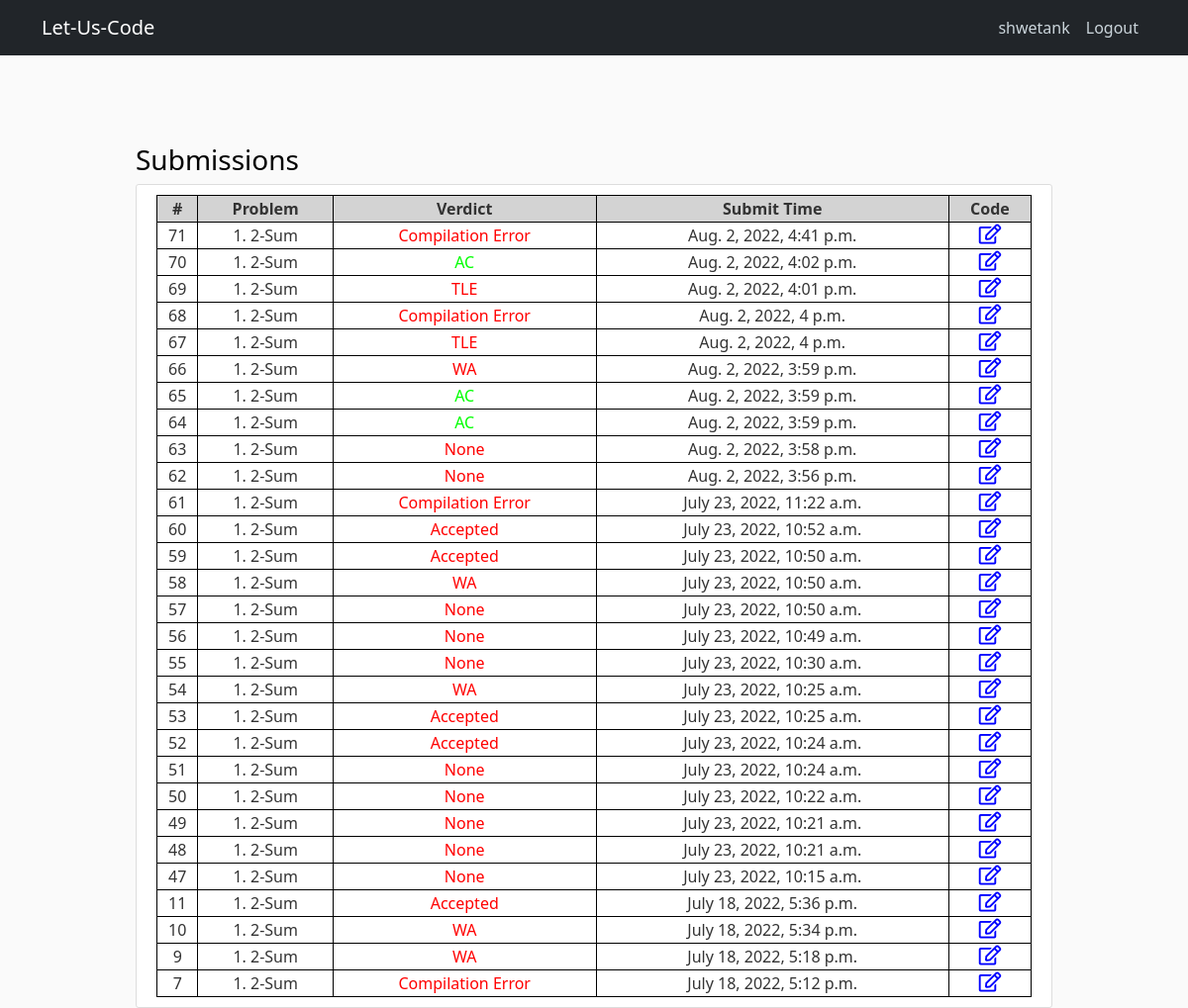
The app's page /problem/1/submission/ (signed in) with its own data.
### judge/models.py (models this page shows, shortened)
class solution(models.Model):
    submitter = models.TextField(null=True)
    curr_problem=models.ForeignKey(problem, on_delete=models.CASCADE, null=True)
    verdict=models.TextField(null=True)
    time_of_submit = models.DateTimeField(auto_now=True)
    code=models.TextField(null=True, blank=True)

class problem(models.Model):
    name=models.TextField()
    statement = models.TextField()
    difficulty=models.TextField()
    time_limit=models.FloatField(null=True)

### judge/views.py (the view)
# urls.py: path('problem/<int:prob_id>/submission/',submit,name='past_submissions'),
@login_required(login_url='user_login')
def submit(request,prob_id):
    obj=problem.objects.get(id=prob_id)
    qs=solution.objects.filter(curr_problem=obj).filter(submitter=request.user.username).order_by('-id')
    if(len(qs)==0):
        template='no_submission.html'
        return render(request,template)
    context= {
        'submissions': qs
    }
    template='submission.html'
    return render(request,template,context)

### judge/templates/submission.html
{% extends "base.html" %}
{% load static %}
{% block content %}
<h3 style="color: black; margin-top: 7%;">Submissions</h3>
<section class="media content-section" style="margin: 0;">
  <table style="table-layout: auto; width: 100%;">
    <tr>
      <th>#</th>
      <th>Problem</th>
      <th>Verdict</th>
      <th>Submit Time</th>
      <th>Code</th>
    </tr>
    {% for sub in submissions %}
      <tr>
        <td>{{ sub.id }}</td>
        <td>{{ sub.curr_problem.id }}. {{  sub.curr_problem.name }}</td>
        <td>
          {% if sub.verdict == 'AC' %}
            <p style="color: rgb(0, 255, 0); margin: 0;">AC</p>
          {% elif sub.verdict == 'Testing' %}
            <p style="color: grey; margin: 0;">Testing</p>
          {% else %}
            <p style="color: red; margin: 0;">
              {% if sub.verdict == 'WA' %}
                WA
              {% elif sub.verdict == 'TLE' %}
                TLE
              {% elif sub.verdict == 'CE' %}
                CE
              {% else %}
                {{sub.verdict}}
              {% endif %}
            </p>
          {% endif %}
        </td>
        <td>{{ sub.time_of_submit }}</td>
        <td>
          <a href=./code/{{sub.id}}>
            <i class='far fa-edit' style='font-size:20px;color:blue'></i>
          </a>
        </td>
      </tr>
    {% endfor %}
  </table>
</section>
{% endblock content %}

### judge/templates/base.html (shortened to what this page needs)
{% load static %}
<!DOCTYPE html>
<html lang="en">
  <head>
    <link href="https://cdn.jsdelivr.net/npm/bootstrap@5.1.0/dist/css/bootstrap.min.css" rel="stylesheet">
    <link rel="stylesheet" type="text/css" href="{% static 'home/main.css' %}">
    <link rel="stylesheet" href="https://cdnjs.cloudflare.com/ajax/libs/font-awesome/5.15.4/css/all.min.css">
  </head>
  <body>
    <header class="site-header">
      <nav class="navbar navbar-expand navbar-dark bg-dark fixed-top">
        <div class="container">
          <a class="navbar-brand" href='/problem'>Let-Us-Code</a>
          <div>
            <div class="navbar-nav">
              {% if user.is_authenticated %}
                <a class="nav-item nav-link" href="">{{ user.username }}</a>
                <a class="nav-item nav-link" href="/user/logout ">Logout</a>
              {% else %}
                <a class="nav-item nav-link" href="/user/login">Login</a>
                <a class="nav-item nav-link" href="/user/register">Register</a>
              {% endif %}
            </div>
          </div>
        </div>
      </nav>
    </header>
      <main role="main" class="container">
        <div class="row">
          <div class="col-md-10 offset-md-1">
            {% block content %}{% endblock %}
          </div>
        </div>
      </main>
  </body>
</html>

### static/home/main.css (style rules this page uses)
body { background: #fafafa; color: #333333; margin-top: 5rem; }
h1, h2, h3, h4, h5, h6 { color: #444444; }
.site-header .navbar-nav .nav-link { color: #cbd5db; }
.content-section { background: #ffffff; padding: 10px 20px; border: 1px solid #dddddd; border-radius: 3px; margin-bottom: 20px; }
table, td, th { border: 1px solid black; text-align: center; }
th { background-color: lightgray; }

### records on screen
solution: id "71", curr_problem.id "1", curr_problem.name "2-Sum", verdict "Compilation Error", time_of_submit "Aug. 2, 2022, 4:41 p.m."
solution: id "70", curr_problem.id "1", curr_problem.name "2-Sum", verdict "AC", time_of_submit "Aug. 2, 2022, 4:02 p.m."
solution: id "69", curr_problem.id "1", curr_problem.name "2-Sum", verdict "TLE", time_of_submit "Aug. 2, 2022, 4:01 p.m."
solution: id "68", curr_problem.id "1", curr_problem.name "2-Sum", verdict "Compilation Error", time_of_submit "Aug. 2, 2022, 4 p.m."
solution: id "67", curr_problem.id "1", curr_problem.name "2-Sum", verdict "TLE", time_of_submit "Aug. 2, 2022, 4 p.m."
solution: id "66", curr_problem.id "1", curr_problem.name "2-Sum", verdict "WA", time_of_submit "Aug. 2, 2022, 3:59 p.m."
solution: id "65", curr_problem.id "1", curr_problem.name "2-Sum", verdict "AC", time_of_submit "Aug. 2, 2022, 3:59 p.m."
solution: id "64", curr_problem.id "1", curr_problem.name "2-Sum", verdict "AC", time_of_submit "Aug. 2, 2022, 3:59 p.m."
solution: id "63", curr_problem.id "1", curr_problem.name "2-Sum", verdict "None", time_of_submit "Aug. 2, 2022, 3:58 p.m."
solution: id "62", curr_problem.id "1", curr_problem.name "2-Sum", verdict "None", time_of_submit "Aug. 2, 2022, 3:56 p.m."
solution: id "61", curr_problem.id "1", curr_problem.name "2-Sum", verdict "Compilation Error", time_of_submit "July 23, 2022, 11:22 a.m."
solution: id "60", curr_problem.id "1", curr_problem.name "2-Sum", verdict "Accepted", time_of_submit "July 23, 2022, 10:52 a.m."
solution: id "59", curr_problem.id "1", curr_problem.name "2-Sum", verdict "Accepted", time_of_submit "July 23, 2022, 10:50 a.m."
solution: id "58", curr_problem.id "1", curr_problem.name "2-Sum", verdict "WA", time_of_submit "July 23, 2022, 10:50 a.m."
solution: id "57", curr_problem.id "1", curr_problem.name "2-Sum", verdict "None", time_of_submit "July 23, 2022, 10:50 a.m."
solution: id "56", curr_problem.id "1", curr_problem.name "2-Sum", verdict "None", time_of_submit "July 23, 2022, 10:49 a.m."
solution: id "55", curr_problem.id "1", curr_problem.name "2-Sum", verdict "None", time_of_submit "July 23, 2022, 10:30 a.m."
solution: id "54", curr_problem.id "1", curr_problem.name "2-Sum", verdict "WA", time_of_submit "July 23, 2022, 10:25 a.m."
solution: id "53", curr_problem.id "1", curr_problem.name "2-Sum", verdict "Accepted", time_of_submit "July 23, 2022, 10:25 a.m."
solution: id "52", curr_problem.id "1", curr_problem.name "2-Sum", verdict "Accepted", time_of_submit "July 23, 2022, 10:24 a.m."
solution: id "51", curr_problem.id "1", curr_problem.name "2-Sum", verdict "None", time_of_submit "July 23, 2022, 10:24 a.m."
solution: id "50", curr_problem.id "1", curr_problem.name "2-Sum", verdict "None", time_of_submit "July 23, 2022, 10:22 a.m."
solution: id "49", curr_problem.id "1", curr_problem.name "2-Sum", verdict "None", time_of_submit "July 23, 2022, 10:21 a.m."
solution: id "48", curr_problem.id "1", curr_problem.name "2-Sum", verdict "None", time_of_submit "July 23, 2022, 10:21 a.m."
solution: id "47", curr_problem.id "1", curr_problem.name "2-Sum", verdict "None", time_of_submit "July 23, 2022, 10:15 a.m."
solution: id "11", curr_problem.id "1", curr_problem.name "2-Sum", verdict "Accepted", time_of_submit "July 18, 2022, 5:36 p.m."
solution: id "10", curr_problem.id "1", curr_problem.name "2-Sum", verdict "WA", time_of_submit "July 18, 2022, 5:34 p.m."
solution: id "9", curr_problem.id "1", curr_problem.name "2-Sum", verdict "WA", time_of_submit "July 18, 2022, 5:18 p.m."
solution: id "7", curr_problem.id "1", curr_problem.name "2-Sum", verdict "Compilation Error", time_of_submit "July 18, 2022, 5:12 p.m."

### other values on screen
{{ user.username }} "shwetank"
